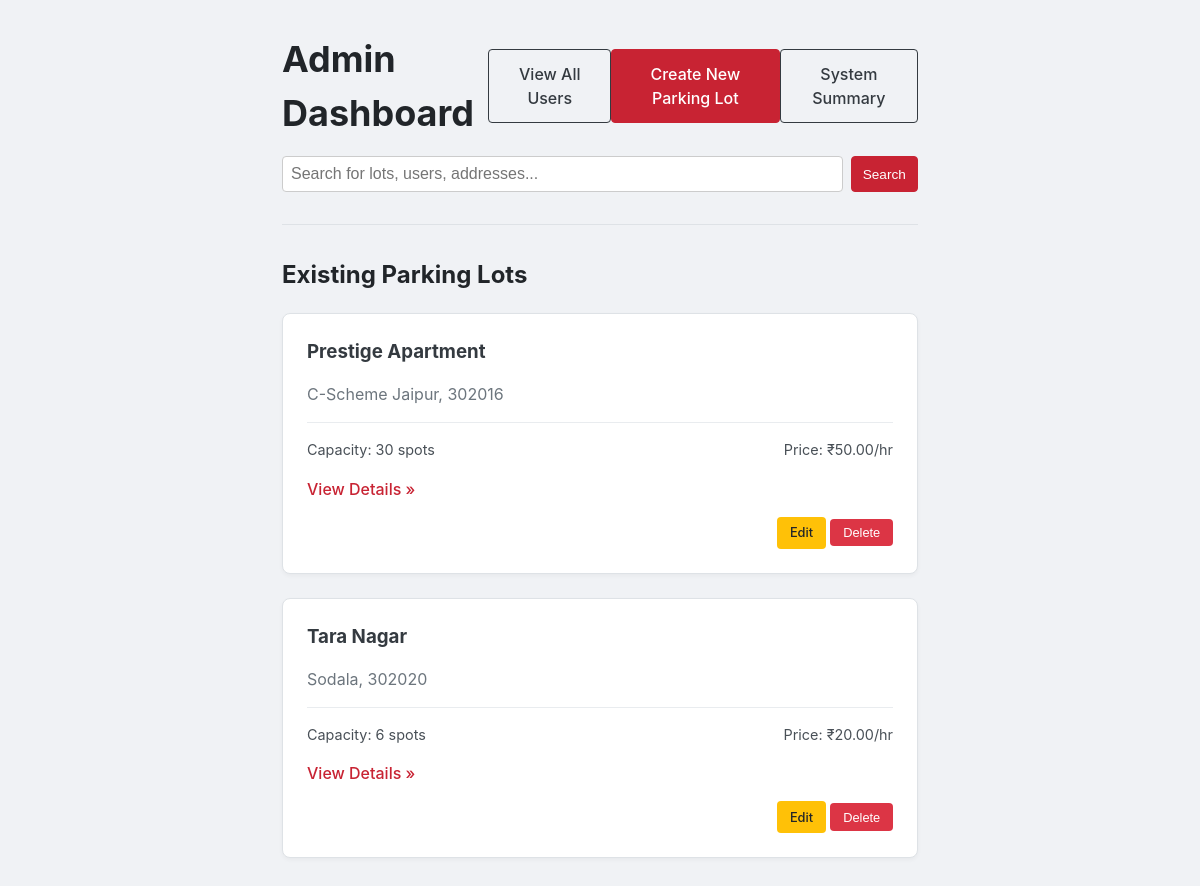
The app's page /admin/dashboard (signed in), older data.
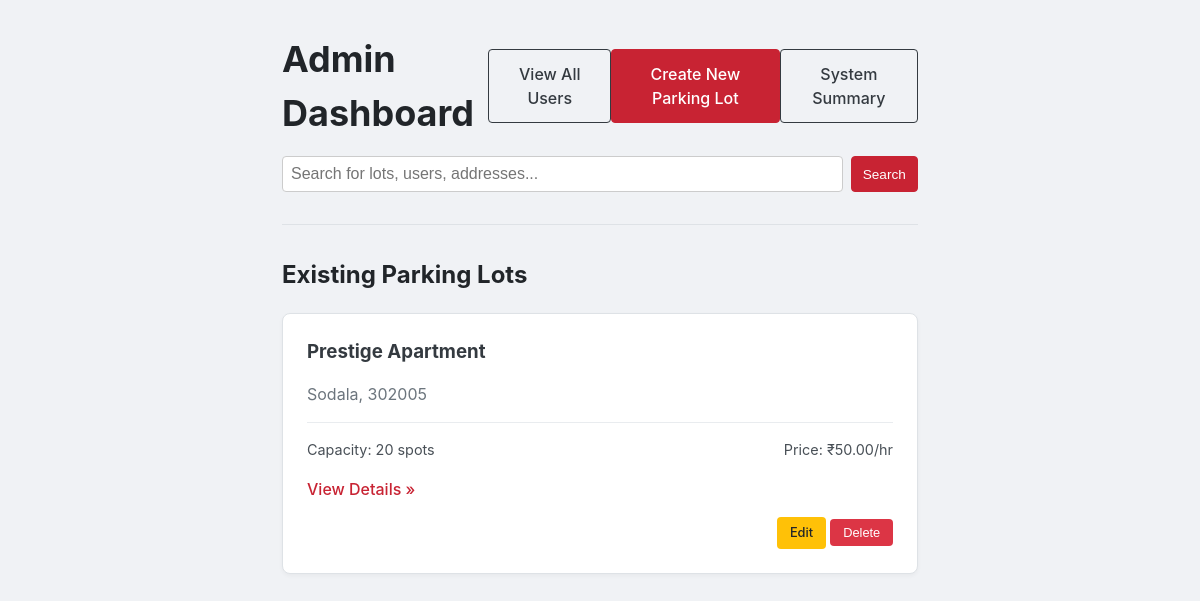
The same page, newer data.
### models/database.py (models this page shows)
class ParkingLot(db.Model):
    __tablename__ = 'parking_lot'
    id = db.Column(db.Integer, primary_key=True)
    name = db.Column(db.String(50), nullable=False)
    address = db.Column(db.String(100), nullable=False)
    pincode = db.Column(db.String(10), nullable=False)
    capacity = db.Column(db.Integer, nullable=False)
    price_per_hour = db.Column(db.Float, nullable=False)
    spots = db.relationship('ParkingSpot', backref='lot', lazy=True, cascade="all, delete-orphan")

### routes/admin_routes.py (the view)
@admin_bp.route('/admin/dashboard')
def admin_dashboard():
    if not session.get('is_admin'):
        flash('You must be an admin to view this page.', 'danger')
        return redirect(url_for('auth.login'))
    lots = ParkingLot.query.all()
    return render_template('admin/admin_dashboard.html', lots=lots)

### templates/admin/admin_dashboard.html (shortened to what this page needs)
{% extends "layout.html" %}
{% block content %}
<div class="dashboard-container">
    <div class="dashboard-header">
        <h1>Admin Dashboard</h1>
        <a href="{{ url_for('admin.view_users') }}" class="btn btn-outline">View All Users</a>
        <a href="{{ url_for('admin.add_lot_page') }}" class="btn btn-red">Create New Parking Lot</a>
        <a href="{{ url_for('admin.summary_page') }}" class="btn btn-outline">System Summary</a>
    </div>
<div class="search-container">
    <form action="{{ url_for('admin.search') }}" method="GET" class="search-form">
        <input type="search" name="q" placeholder="Search for lots, users, addresses..." class="search-input" required>
        <button type="submit" class="btn btn-red btn-sm">Search</button>
    </form>
</div>
    <hr>
    <h2>Existing Parking Lots</h2>
    {% if lots %}
        <div class="lot-list">
            {% for lot in lots %}
                <div class="lot-card">
                    <h3>{{ lot.name }}</h3>
                    <p class="lot-meta">{{ lot.address }}, {{ lot.pincode }}</p>
                    <div class="lot-details">
                        <span>Capacity: {{ lot.capacity }} spots</span>
                        <span>Price: ₹{{ "%.2f"|format(lot.price_per_hour) }}/hr</span>
                    </div>
                    <a href="{{ url_for('admin.lot_details', lot_id=lot.id) }}" class="details-link">View Details &raquo;</a>
                     <div class="lot-actions">
                     <a href="{{ url_for('admin.edit_lot', lot_id=lot.id) }}" class="btn-action btn-edit">Edit</a>
                     <form method="POST" action="{{ url_for('admin.delete_lot', lot_id=lot.id) }}" style="display: inline;" onsubmit="return confirm('Are you sure you want to delete this lot?');">
                     <button type="submit" class="btn-action btn-delete">Delete</button>
        </form>
    </div>
                </div>
            {% endfor %}
        </div>
    {% else %}
        <div class="card-placeholder">
            <p>No parking lots have been created yet. Get started by creating one!</p>
        </div>
    {% endif %}
</div>
{% endblock %}

### templates/layout.html (shortened to what this page needs)
<!DOCTYPE html>
<html lang="en">
<head>
    <link rel="stylesheet" href="{{ url_for('static', filename='style.css') }}">
</head>
<body>
    <div class="main-container">
        {% block content %}{% endblock %}
    </div>
</body>
</html>

### Static/style.css (style rules this page uses)
html { box-sizing: border-box; }
*, *:before, *:after { box-sizing: inherit; }
body { margin: 0; font-family: -apple-system, BlinkMacSystemFont, "Segoe UI", Roboto, "Helvetica Neue", Arial, sans-serif; background-color: #f0f2f5; color: #212529; line-height: 1.5; }
.main-container { max-width: 700px; margin: 0 auto; padding: 2rem; }
.btn { display: inline-block; font-weight: 500; text-align: center; cursor: pointer; border: 1px solid transparent; padding: 0.75rem 1.5rem; font-size: 1rem; border-radius: 0.25rem; text-decoration: none; transition: all 0.2s ease-in-out; }
.btn-red { color: #fff; background-color: #c82333; border-color: #c82333; }
.btn-outline { color: #343a40; border-color: #343a40; background-color: transparent; }
.dashboard-container { max-width: 900px; }
.dashboard-header { display: flex; justify-content: space-between; align-items: center; margin-bottom: 1rem; }
.dashboard-header h1 { margin: 0; font-size: 2.25rem; }
hr { margin: 2rem 0; border: 0; border-top: 1px solid #dee2e6; }
.lot-list { display: grid; gap: 1.5rem; }
.lot-card { background-color: #fff; padding: 1.5rem; border-radius: 0.5rem; border: 1px solid #dee2e6; box-shadow: 0 2px 4px rgba(0,0,0,0.04); }
.lot-card h3 { margin-top: 0; margin-bottom: 0.5rem; color: #343a40; }
.lot-card .lot-meta { color: #6c757d; margin-bottom: 1rem; }
.lot-card .lot-details { display: flex; justify-content: space-between; font-size: 0.9rem; color: #495057; border-top: 1px solid #e9ecef; padding-top: 1rem; margin-top: 1rem; }
.lot-card .details-link { display: inline-block; margin-top: 1rem; font-weight: 500; color: #c82333; text-decoration: none; }
.lot-actions { margin-top: 1rem; text-align: right; }
.btn-action { display: inline-block; padding: 0.4rem 0.8rem; font-size: 0.8rem; font-weight: 500; border-radius: 0.25rem; text-decoration: none; border: none; cursor: pointer; }
.btn-edit { background-color: #ffc107; color: #212529; }
.btn-delete { background-color: #dc3545; color: #fff; }
.btn-sm { padding: 0.23rem 0.70rem; font-size: 0.85rem; }
.search-container { margin-bottom: 2rem; }
.search-form { display: flex; gap: 0.5rem; }
.search-input { flex-grow: 1; padding: 0.5rem; border: 1px solid #ccc; border-radius: 0.25rem; font-size: 1rem; }

Row changes from the older to the newer data that the page shows:
removed ParkingLot: name "Tara Nagar", address "Sodala", pincode "302020", capacity "6", price_per_hour "20.00"
changed ParkingLot "Prestige Apartment": address "C-Scheme Jaipur" → "Sodala"; pincode "302016" → "302005"; capacity "30" → "20"
